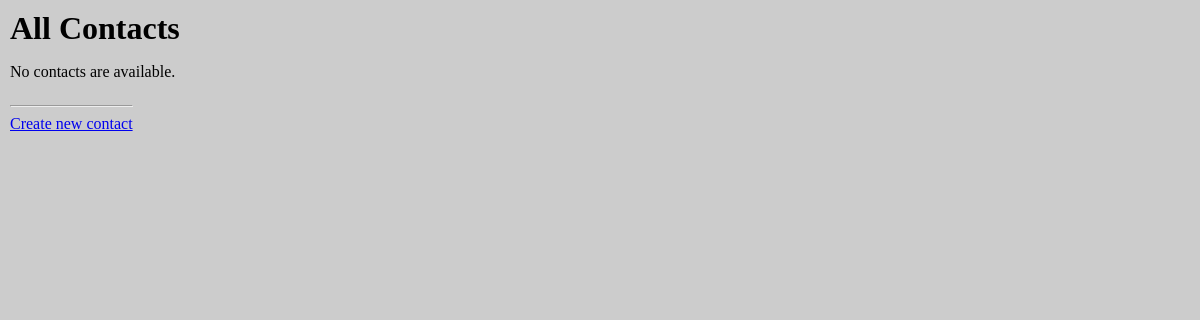
/contactsApp/, run on an earlier commit of the app's database.
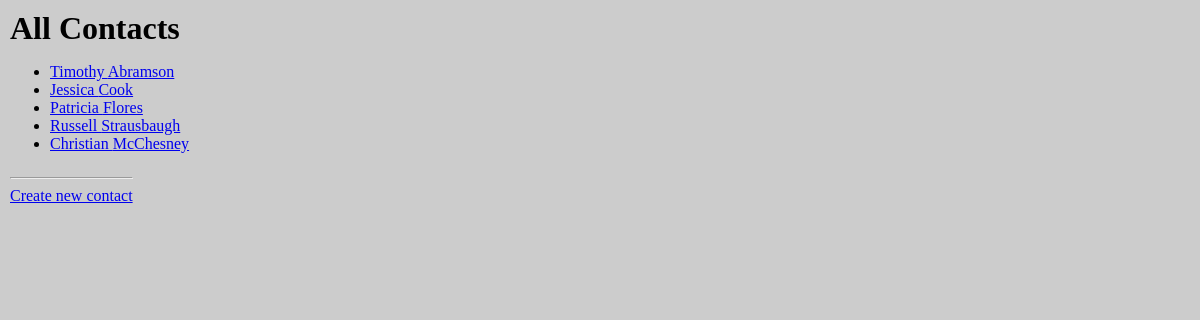
And on a later commit of the database.
### contactsApp/models.py (models this page shows, shortened)
class Contact(models.Model):
    first_name = models.CharField(max_length=200)
    last_name = models.CharField(max_length=200)
    birthday = models.DateField()
    phone_number = models.CharField(max_length=200)
    is_cell = models.BooleanField()

### contactsApp/views.py (the view)
# urls.py: path('', views.index, name='index'),
def index(request):
    contacts_list = Contact.objects.order_by('id')
    context = {'contacts_list': contacts_list}
    return render(request, 'contactsApp/index.html', context)

### contactsApp/templates/contactsApp/index.html (shortened to what this page needs)
<!DOCTYPE html>
<html lang="en" dir="ltr">
  <head>
  </head>
  <body>
    <div id="container">
      <h1>All Contacts</h1>
      {% if contacts_list %}
        <ul>
          {% for contact in contacts_list %}
            <li><a href="/contactsApp/{{contact.id}}/">{{contact.first_name}} {{contact.last_name}}</a></li>
          {% endfor %}
        </ul>
      {% else %}
        <p>No contacts are available.</p>
      {% endif %}
      <div><hr/><a href="/contactsApp/create/">Create new contact</a></div>
    </div>
  </body>
</html>

### contactsApp/templates/contactsApp/index.html (style rules this page uses)
html, body { box-sizing: border-box; height: 100%; margin: 0; min-height: 100%; padding: 0; width: 100%; }
#container { background-color: #CCC; padding: 10px; height: 100%; display: flex; align-items: flex-start; flex-direction: column; justify-content: flex-start; }
#container > h1 { margin: 0; }

What changed in the data, as far as the page shows it:
added Contact: first_name "Timothy", last_name "Abramson"
added Contact: first_name "Jessica", last_name "Cook"
added Contact: first_name "Patricia", last_name "Flores"
added Contact: first_name "Russell", last_name "Strausbaugh"
added Contact: first_name "Christian", last_name "McChesney"
Also different on the page:
text no longer shown: "No contacts are available."
